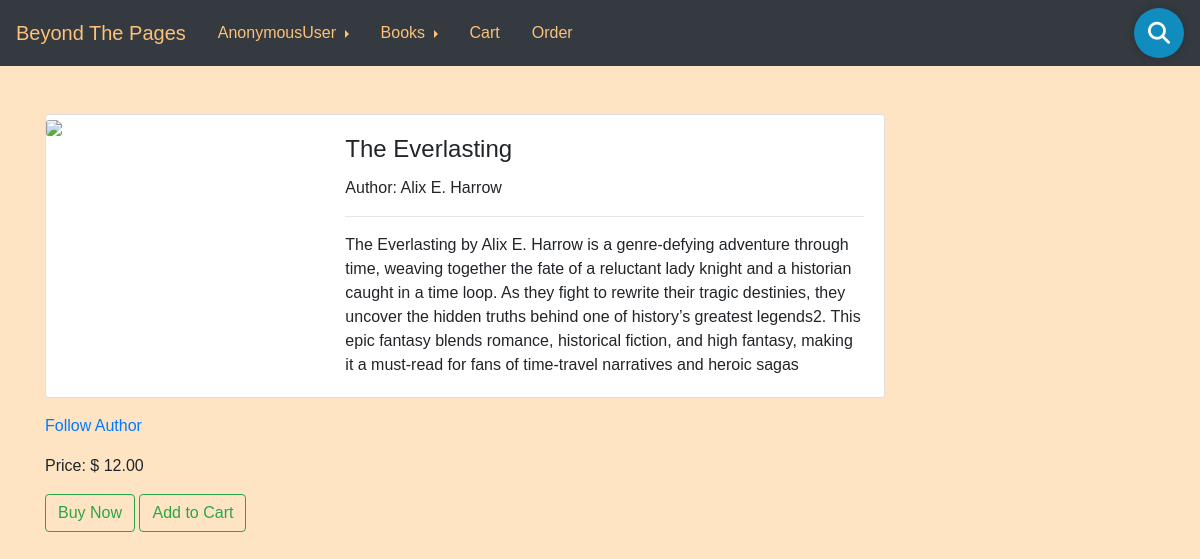
The app's page /11/ with its own data.
### books/models.py (models this page shows, shortened)
class Book(models.Model):
    title = models.CharField(max_length=200)
    author = models.CharField(max_length=200)
    description = models.CharField(max_length=500, default=None)
    price = models.FloatField(null=True, blank=True)
    image_url = models.CharField(max_length=2083, default=False)
    follow_author = models.CharField(max_length=2083, blank=True)
    book_available = models.BooleanField(default=False)
    category = models.ForeignKey(Category, on_delete=models.SET_NULL, null=True, blank=True, related_name='books')

### books/views.py (the view)
class BooksDetailView(DetailView):
    model = Book
    template_name = 'detail.html'

### templates/detail.html
{% extends 'base.html' %}
{% block content %}
<br>
<div class="card mb-3" style="max-width: 840px;">
    <div class="row no-gutters">
      <div class="col-md-4">
        <img src="{{ object.image_url }}" class="card-img">
      </div>
      <div class="col-md-8">
        <div class="card-body">
          <h4 class="card-title">{{ object.title }}</h4>
          <p class="card-text">Author: {{ object.author }}</p><hr>
          <p class="card-text">{{ object.description }}</p>
        </div>
      </div>
    </div>
  </div>
<p><a href="{{ object.follow_author }}">Follow Author</a> </p>
<p>Price: $ {{ object.price|floatformat:2 }}</p>
{% if object.book_available is True %}
<a href="{% url 'checkout' object.pk %}" class="btn btn-outline-success" role="button">Buy Now</a>
<a href="{% url 'add_to_cart' object.pk %}" class="btn btn-outline-success" role="button">Add to Cart</a>
{% else %}
<h4 class="text-danger">Out of Stock !</h4>
{% endif %}
{% endblock content %}

### records on screen
Book: title "The Everlasting", author "Alix E. Harrow", description "The Everlasting by Alix E. Harrow is a genre-defying adventure through time, weaving together the fate of a reluctant lady knight and a historian caught in a time loop. As they fight to rewrite their tragic destinies, they uncover the hidden truths behind one of history’s greatest legends2. This epic fantasy blends romance, historical fiction, and high fantasy, making it a must-read for fans of time-travel narratives and heroic sagas", price "12.00"

### other values on screen
{{ user }} "AnonymousUser"
